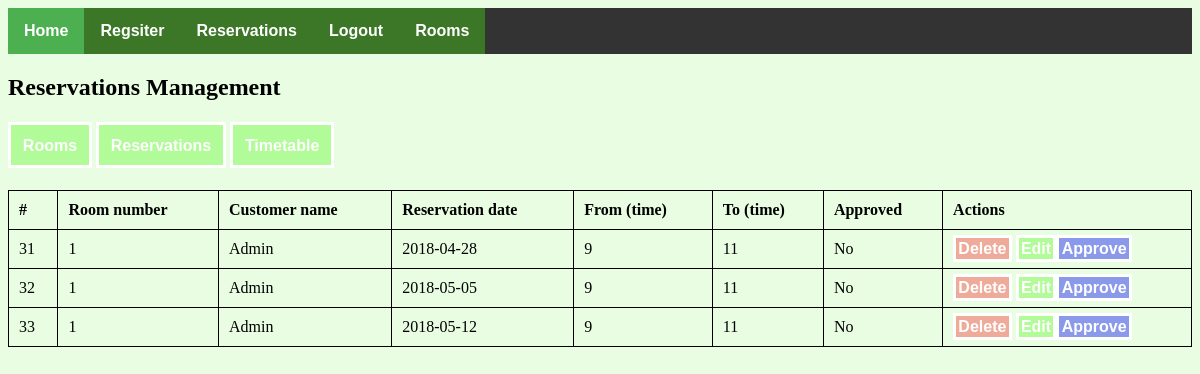
Page /pages/booking.php (signed in) on the committed database.
### tables this page shows
CREATE TABLE `reservations` (
  `reservation_id` int(11) NOT NULL,
  `room_id` int(11) NOT NULL,
  `user_id` int(11) NOT NULL,
  `reservation_date` date NOT NULL,
  `from_time` int(11) NOT NULL,
  `to_time` int(11) NOT NULL,
  `approved` tinyint(4) NOT NULL DEFAULT '0'
);

CREATE TABLE `rooms` (
  `id` int(11) NOT NULL,
  `room_number` int(11) NOT NULL,
  `description` text NOT NULL,
  `image` varchar(255) NOT NULL
);

CREATE TABLE `users` (
  `id` int(11) NOT NULL,
  `full_name` varchar(255) NOT NULL,
  `phonenumber` varchar(255) NOT NULL,
  `address` text NOT NULL,
  `gender` tinyint(4) NOT NULL,
  `email` varchar(255) NOT NULL,
  `password` varchar(255) NOT NULL,
  `is_admin` tinyint(4) NOT NULL DEFAULT '0',
  `salt` varchar(255) NOT NULL
);

### pages/booking.php (the view, shortened to what this page needs)
<!DOCTYPE html>
<html>
<head>
  <link rel="stylesheet" type="text/css" href="../css/fontawesome-all.min.css">
  <link rel="stylesheet" type="text/css" href="../css/style.css">
</head>
<body>
  <?php
        include('config.php');
  ?>
<ul>
    <li><a href="../index.php" class="active">Home</a></li>
    <li><a href="register.php">Regsiter</a></li>
    <?php if (isset($_SESSION['login'])) { ?>
      <li><a href="reservations.php">Reservations</a></li>
      <li><a href="logout.php">Logout</a></li>
    <?php } else { ?>
      <li><a href="login.php">Login</a></li>
    <?php } ?>
    <li><a href="rooms.php">Rooms</a></li>
  </ul>
  <h2>Reservations Management</h2>
  <div class="admin-links">
    <a href="room.php">Rooms</a>
    <a href="booking.php">Reservations</a>
    <a href='timetable.php'>Timetable</a>
  </div>
  <table style="width:100%">
  <tr>
    <th>#</th>
    <th>Room number</th>
    <th>Customer name</th>
    <th>Reservation date</th>
    <th>From (time)</th>
    <th>To (time)</th>
    <th>Approved</th>
    <th>Actions</th>
  </tr>
  <?php
    $sql = "SELECT * FROM reservations INNER JOIN rooms ON reservations.room_id = rooms.id INNER JOIN users ON users.id = reservations.user_id";
    $rooms = mysqli_query($connection, $sql);
    if ($rooms->num_rows > 0) {
      while ($row = mysqli_fetch_assoc($rooms)) {
         echo "<tr>";
          echo "<td>".$row['reservation_id']."</td>";
          echo "<td>".$row['room_number']."</td>";
          echo "<td>".$row['full_name']."</td>";
          echo "<td>".$row['reservation_date']."</td>";
          echo "<td>".$row['from_time']."</td>";
          echo "<td>".$row['to_time']."</td>";
          if ($row['approved'] == "1") {
            echo "<td>Yes</td>";
          } else {
            echo "<td>No</td>";
          }
          echo "<td><a href='deleteReservation.php?id=".$row['reservation_id']."' class='delete'>Delete</a> <a href='editReservation.php?id=".$row['reservation_id']."&room_id=".$row['room_id']."'>Edit</a><a href='approve.php?id=".$row['reservation_id']."' class='approve'>Approve</a></td>";
         echo "</tr>";
      }
    }
  ?>
</table>
</body>
</html>

### css/style.css (style rules this page uses)
body { background-color: #4bf5131f; }
a { text-decoration: none; background-color: #4bf51359; border: solid 3px #fff; padding: 1%; color: #fff; font-weight: bold; font-family: sans-serif; }
.admin-links { margin: 3% auto; }
table, th, td { border: 1px solid black; border-collapse: collapse; }
th, td { padding: 10px; }
th { text-align: left; }
.delete { background-color: #f5131359; }
.approve { background-color: #131af570; }
ul { list-style-type: none; margin: 0; padding: 0; overflow: hidden; background-color: #333; }
li { float: left; }
li a { display: block !important; color: white !important; text-align: center !important; padding: 14px 16px !important; text-decoration: none !important; border: 0px !important; }
.active { background-color: #4CAF50 !important; }

### rows in the picture
reservations: reservation_id "31", room.room_number "1", user.full_name "Admin", reservation_date "2018-04-28", from_time "9", to_time "11", approved "No"
reservations: reservation_id "32", room.room_number "1", user.full_name "Admin", reservation_date "2018-05-05", from_time "9", to_time "11", approved "No"
reservations: reservation_id "33", room.room_number "1", user.full_name "Admin", reservation_date "2018-05-12", from_time "9", to_time "11", approved "No"
